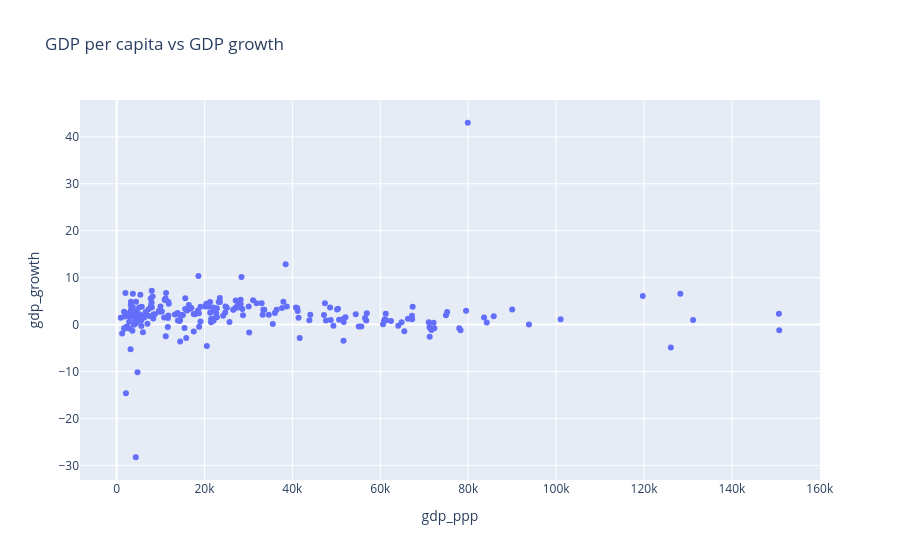

Source (notebook cell):
### Code cell
# Import GDP per capita growth
gdp_growth = pd.read_csv(
    "...gdp_growth.csv")
gdp_growth = gdp_growth[columns_to_keep].sort_values(
    by="2024", ascending=False).dropna().rename(columns={"2024": "gdp_growth"})

# Draw scatter plot between GDP per capita and GDP growth
gdp_growth_ppp = pd.merge(
    gdp_ppp, gdp_growth, on="REF_AREA_LABEL", how="inner")
draw_scatter(gdp_growth_ppp, "GDP per capita vs GDP growth")

### Figure 1 — Plotly figure (JSON) as saved in the notebook; plotly's stock layout.template omitted (floating-point values rounded to 4 significant figures; data arrays with more than 128 entries replaced by an {"elided": "..."} marker saying what was removed)
{"data": [{"hovertemplate": "<b>%{hovertext}</b><br><br>gdp_ppp=%{x}<br>gdp_growth=%{y}<extra></extra>", "hovertext": {"elided": "221 str values"}, "legendgroup": "", "marker": {"color": "#636efa", "symbol": "circle"}, "mode": "markers", "name": "", "orientation": "v", "showlegend": false, "type": "scatter", "x": {"elided": "221 float values"}, "xaxis": "x", "y": {"elided": "221 float values"}, "yaxis": "y"}], "layout": {"legend": {"tracegroupgap": 0}, "title": {"text": "GDP per capita vs GDP growth"}, "xaxis": {"anchor": "y", "domain": [0, 1], "title": {"text": "gdp_ppp"}}, "yaxis": {"anchor": "x", "domain": [0, 1], "title": {"text": "gdp_growth"}}}}
